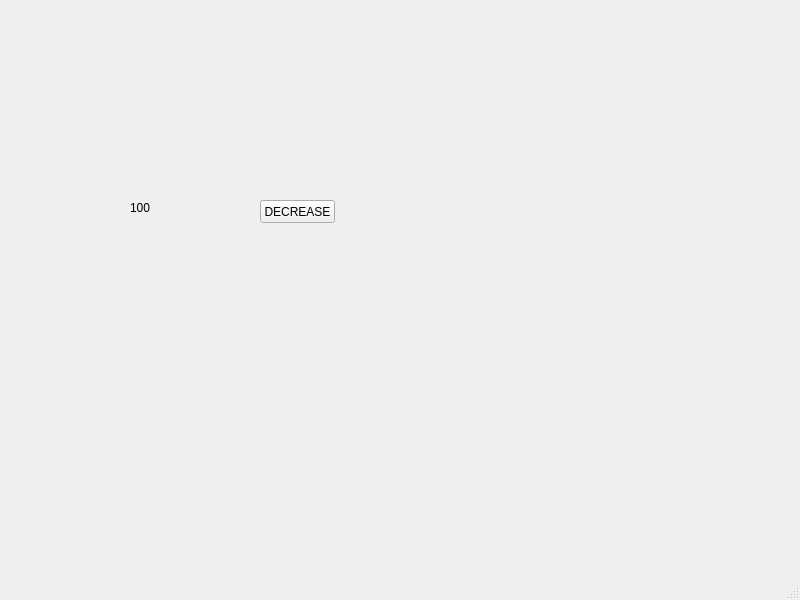
<?xml version="1.0" encoding="UTF-8"?>
<ui version="4.0">
 <class>MainWindow</class>
 <widget class="QMainWindow" name="MainWindow">
  <property name="geometry">
   <rect>
    <x>0</x>
    <y>0</y>
    <width>800</width>
    <height>600</height>
   </rect>
  </property>
  <property name="windowTitle">
   <string>MainWindow</string>
  </property>
  <widget class="QWidget" name="centralwidget">
   <widget class="QPushButton" name="pb">
    <property name="geometry">
     <rect>
      <x>260</x>
      <y>200</y>
      <width>75</width>
      <height>23</height>
     </rect>
    </property>
    <property name="text">
     <string>DECREASE</string>
    </property>
   </widget>
   <widget class="QLabel" name="lbl">
    <property name="geometry">
     <rect>
      <x>130</x>
      <y>200</y>
      <width>91</width>
      <height>16</height>
     </rect>
    </property>
    <property name="text">
     <string>100</string>
    </property>
   </widget>
  </widget>
  <widget class="QMenuBar" name="menubar">
   <property name="geometry">
    <rect>
     <x>0</x>
     <y>0</y>
     <width>800</width>
     <height>21</height>
    </rect>
   </property>
  </widget>
  <widget class="QStatusBar" name="statusbar"/>
 </widget>
 <resources/>
 <connections/>
</ui>
